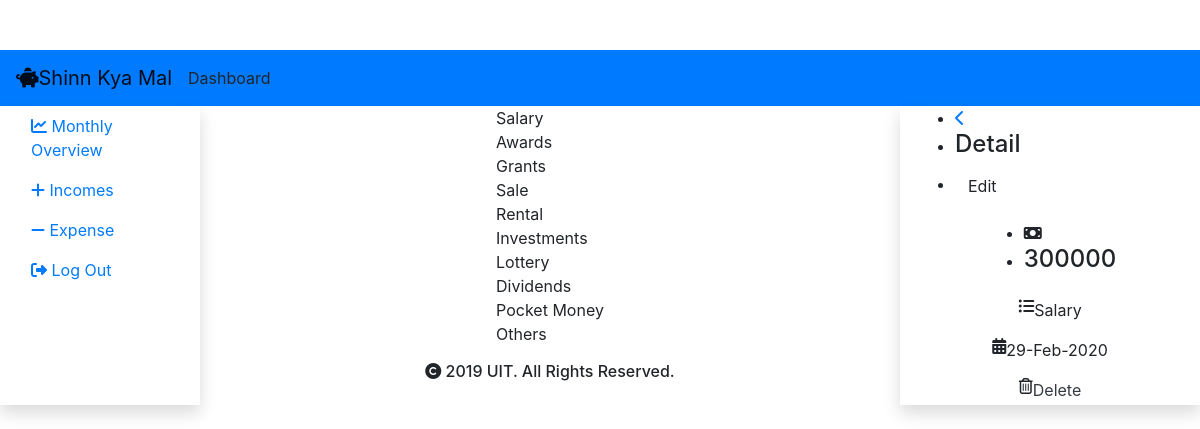
/main/incomeEdit.php?id=1&month=02 (signed in), run on the app's committed database.
### tables this page shows
CREATE TABLE `income` (
  `income_id` int(10) NOT NULL,
  `income_categories` varchar(255) NOT NULL,
  `income_user_fk_id` int(11) DEFAULT NULL,
  `income_dateTime` date NOT NULL,
  `income_amount` int(11) NOT NULL,
  `income_description` varchar(255) DEFAULT NULL,
  `income_tag` varchar(255) DEFAULT NULL
);

### main/incomeEdit.php (the view, shortened to what this page needs)
<?php
    if(isset($_SESSION['user']))
    {
        $id = $_GET['id'];
        include("cons/config.php");
        $sql = "SELECT * FROM income WHERE income_id='$id' ";
        $result = mysqli_query($conn, $sql);
        $row = mysqli_fetch_assoc($result);
        $date = $row['income_dateTime'];
        $dateMonth = date('m',strtotime($date));
    }
    else if(!isset($_SESSION['user']))
    {
        header("location: signinPage.php?");
        exit();
    }
?>
<!DOCTYPE html>
<html lang="en">
<head>
    <link rel="stylesheet" href="https://maxcdn.bootstrapcdn.com/bootstrap/4.3.1/css/bootstrap.min.css">
    <link rel="stylesheet" href="style.php?month=<?php echo($dateMonth) ?>" type="text/css">
</head>
<body>
        <div class="preloader" id="Loader">
            </div>
    <header id="main">
        <nav class="navbar navbar-light bg-primary">
            <a class="navbar-brand" href="#"><i class="fas fa-piggy-bank"></i>Shinn Kya Mal</a>
            <ul class="navbar-nav mr-auto my-auto">
                <li class="nav-item">
                    Dashboard
                </li>
            </ul>
            <span><a href="profilePage.php"><i class="fas fa-user-circle"></i></a></span>
        </nav>
    </header>
    <?php
        $currnetMont = date('m', time());
    ?>
    <section id="sub-Main" class="h-100">
        <div class="container-fluid">
            <div class="row">
                <div class="col-2 shadow justify-content-md-center" id="left-column">
                    <ul class="nav flex-column">
                        <li class="nav-item">
                            <a class="nav-link" href="monthlyMainPage.php?month=<?php echo($currnetMont) ?>">
                                <i class="fas fa-chart-line"></i>
                                <span>Monthly Overview</span>
                            </a>
                        </li>
                        <li class="nav-item">
                            <a class="nav-link" href="incomeMainPage.php?month=<?php echo($currnetMont) ?>">
                                <i class="fas fa-plus"></i>
                                <span>Incomes</span>
                            </a>
                        </li>
                        <li class="nav-item">
                            <a class="nav-link" href="expenseMainPage.php?month=<?php echo($currnetMont) ?>">
                                <i class="fas fa-minus"></i>
                                <span>Expense</span>
                            </a>
                        </li>
                        <li class="nav-item">
                            <a class="nav-link" href="logout_inc.php?">
                                <i class="fas fa-sign-out-alt"></i>
                                <span> Log Out</span>
                            </a>
                        </li>
                    </ul>
                </div>
                <div class="col" id="middle-column">
                <div class="frame1">
                    <div class="row justify-content-md-center">
                        <div class="datas">
                            <div class="data users">
                                <div class="text">
                                    <span class="left">Salary</span>
                                </div>
                            </div>
                            <div class="data gb">
                                <div class="text">
                                    <span class="left">Awards</span>
                                </div>
                            </div>
                            <div class="data projects">
                                <div class="text">
                                    <span class="left">Grants</span>
                                </div>
                            </div>
                            <div class="data projects">
                                <div class="text">
                                    <span class="left">Sale</span>
                                </div>
                            </div>
                            <div class="data projects">
                                <div class="text">
                                    <span class="left">Rental</span>
                                </div>
                            </div>
                            <div class="data projects">
                                <div class="text">
                                    <span class="left">Investments</span>
                                </div>
                            </div>
                            <div class="data projects">
                                <div class="text">
                                    <span class="left">Lottery</span>
                                </div>
                            </div>
                            <div class="data projects">
                                <div class="text">
                                    <span class="left">Dividends</span>
                                </div>
                            </div>
                            <div class="data projects">
                                <div class="text">
                                    <span class="left">Pocket Money</span>
                                </div>
                            </div>
                            <div class="data projects">
                                <div class="text">
                                    <span class="left">Others</span>
                                </div>
                            </div>
                        </div>
                    </div>
                    <div class="row justify-content-md-center py-3">
                        <h6><i class="fas fa-copyright"></i> 2019 UIT. All Rights Reserved. </h6>
                    </div>
                    </div>
                </div>
                <?php
                    $resultEdit = mysqli_query($conn, "SELECT * FROM income WHERE income_id='$id' ");
                    $rowEdit = mysqli_fetch_assoc($resultEdit);
                    $dateDetail = strtotime($rowEdit['income_dateTime']);
                    $newDateFormat = date('d-M-Y', $dateDetail);
                    $returnMonth = date('m', $dateDetail);
                ?>
                <div class="col-3 shadow" id="right-column">
                    <div class="container-fluid">
                        <div class="row upperDetail">
                            <ul>
                                <li><a href="incomeMainPage.php?month=<?php echo($returnMonth) ?>"><i class="fas fa-chevron-left"></i></a></li>
                                <li>
                                    <h4>Detail</h4>
                                </li>
                                <li>
                                    <button type="button" class="btn btn-outline-*" data-toggle="modal" data-target="#editmodal">
                                        Edit
                                    </button>
                                </li>
                            </ul>
                        </div>
                    </div>
                    <div class="container-fluid amount">
                        <div class="row justify-content-md-center">
                            <ul>
                                <li>
                                    <i class="fas fa-money-bill"></i>
                                </li>
                                <li>
                                    <h4><?php echo($rowEdit['income_amount']) ?></h4>
                                </li>
                            </ul>
                        </div>
                        <div class="row justify-content-md-center">
                            <i class="fas fa-list-ul"></i>
                            <p><?php echo($rowEdit['income_categories']) ?></p>
                        </div>
                        <div class="row justify-content-md-center">
                            <i class="fas fa-calendar-alt"></i>
                            <p><?php echo($newDateFormat) ?></p>
                        </div>
                    </div>
                    <div class="row justify-content-md-center lastDelete">
                        <div class="row justify-content-md-center">
                            <i class="far fa-trash-alt"></i>
                            <a href="deleteIncomeData.php?id=<?php echo($id) ?>" class="text-dark">Delete</a>
                        </div>
                    </div>
                </div>
            </div>
        </div>
    </section>
</body>
</html>

### data on the page
income: income_amount "300000", income_categories "Salary", income_dateTime "29-Feb-2020"
